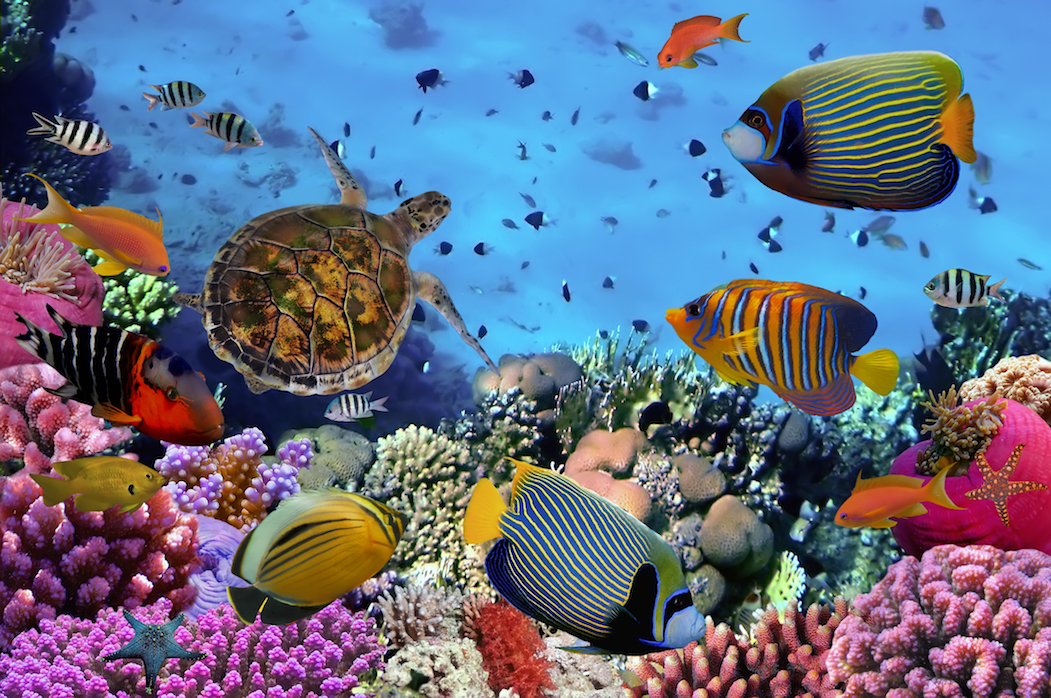
#> input picture images/underwater.jpg, 1051 x 698 px
$ jupyter execute 005_HSV_Color_Space.ipynb   (shell and % lines are left out)
#> lines starting #> are read from the running program, lines starting #| are printed output that depends on the picture; after the words box and inside, x2 and y2 are one past the last pixel; in counts of white or black regions, pixels touching at a corner belong together
# HSV Color Space, Balloons

### Import resources and display image

[cell 1]
import numpy as np
import matplotlib.pyplot as plt
import cv2

[cell 2]

# Read in the image
image = cv2.imread('images/underwater.jpg')
#> image is the input picture: shape (698, 1051, 3); mean B, G, R 133.8, 110.8, 100.1

# Change color to RGB (from BGR)
image = cv2.cvtColor(image, cv2.COLOR_BGR2RGB)

plt.imshow(image)

### Plot color channels

[cell 3]
# RGB channels
r = image[:,:,0]
g = image[:,:,1]
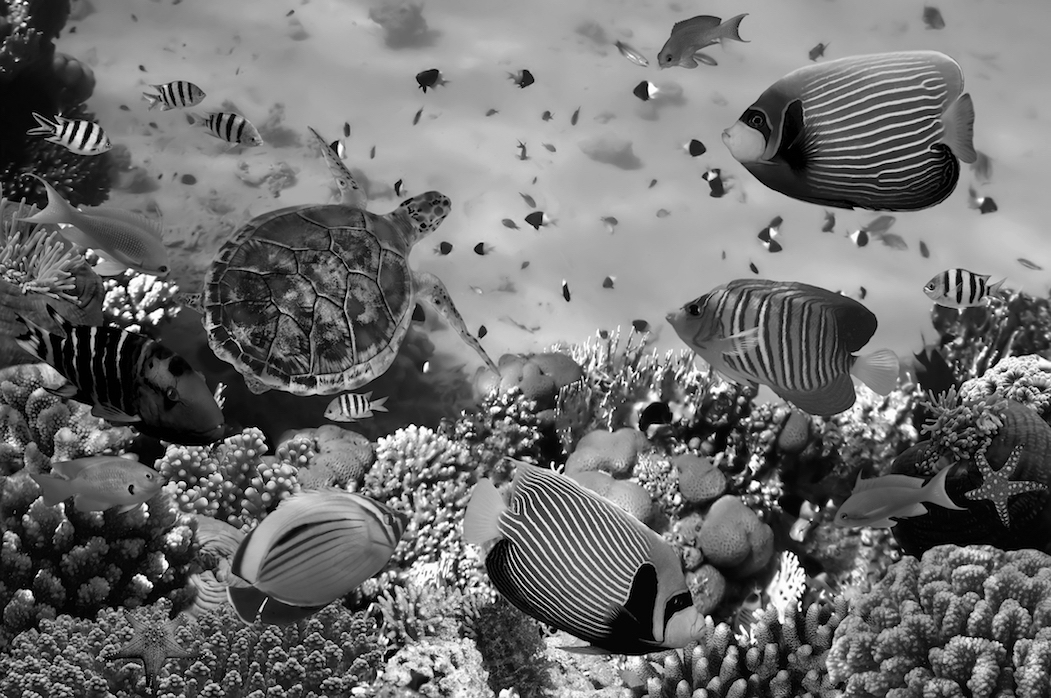
#> g: shape (698, 1051); min 0, max 255, mean 110.8
b = image[:,:,2]

f, (ax1, ax2, ax3) = plt.subplots(1, 3, figsize=(20,10))

ax1.set_title('Red')
ax1.imshow(r, cmap='gray')

ax2.set_title('Green')
ax2.imshow(g, cmap='gray')

ax3.set_title('Blue')
ax3.imshow(b, cmap='gray')

[cell 4]
# Convert from RGB to HSV
hsv = cv2.cvtColor(image, cv2.COLOR_RGB2HSV)
#> hsv: shape (698, 1051, 3); mean H, S, V 91.1, 142.6, 158.5

# HSV channels
h = hsv[:,:,0]
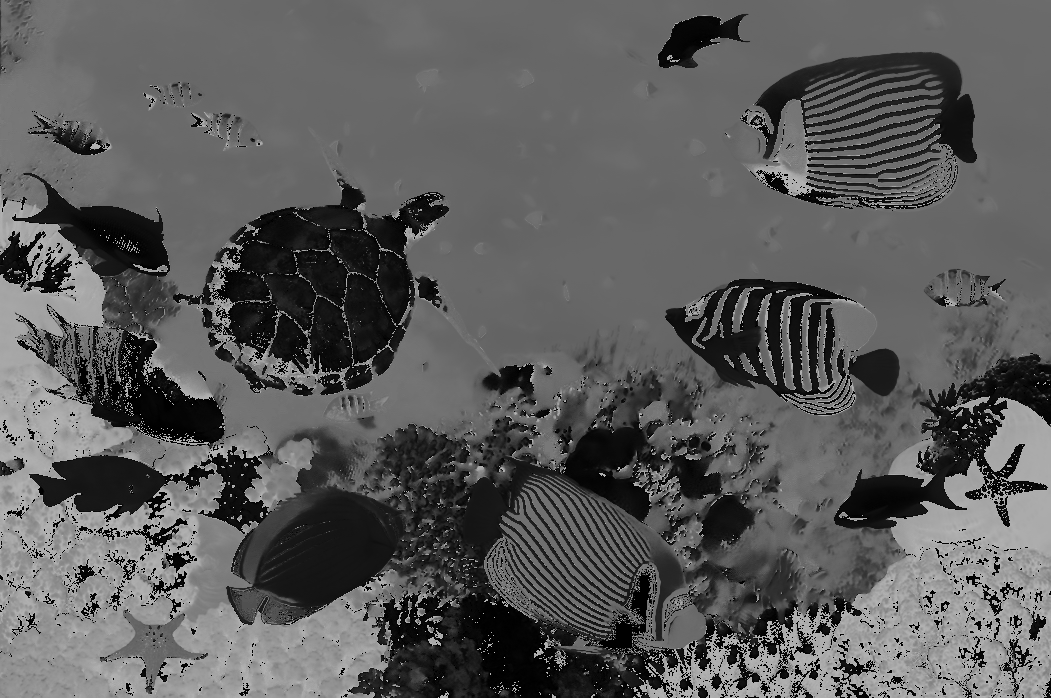
#> h: shape (698, 1051); min 0, max 179, mean 91.1
s = hsv[:,:,1]
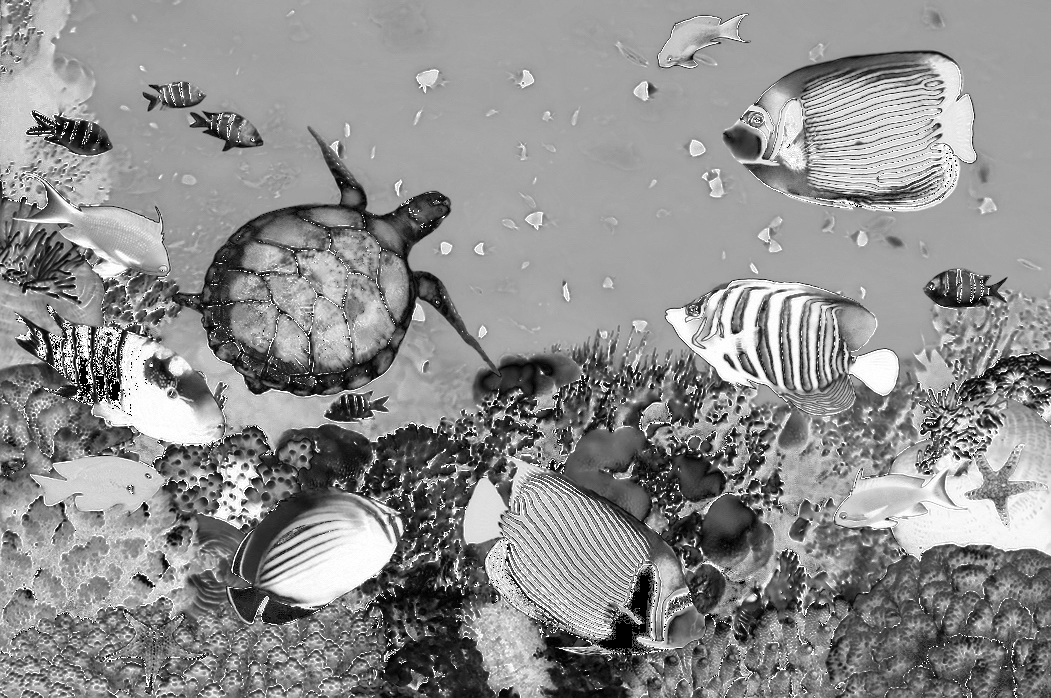
#> s: shape (698, 1051); min 0, max 255, mean 142.6
v = hsv[:,:,2]
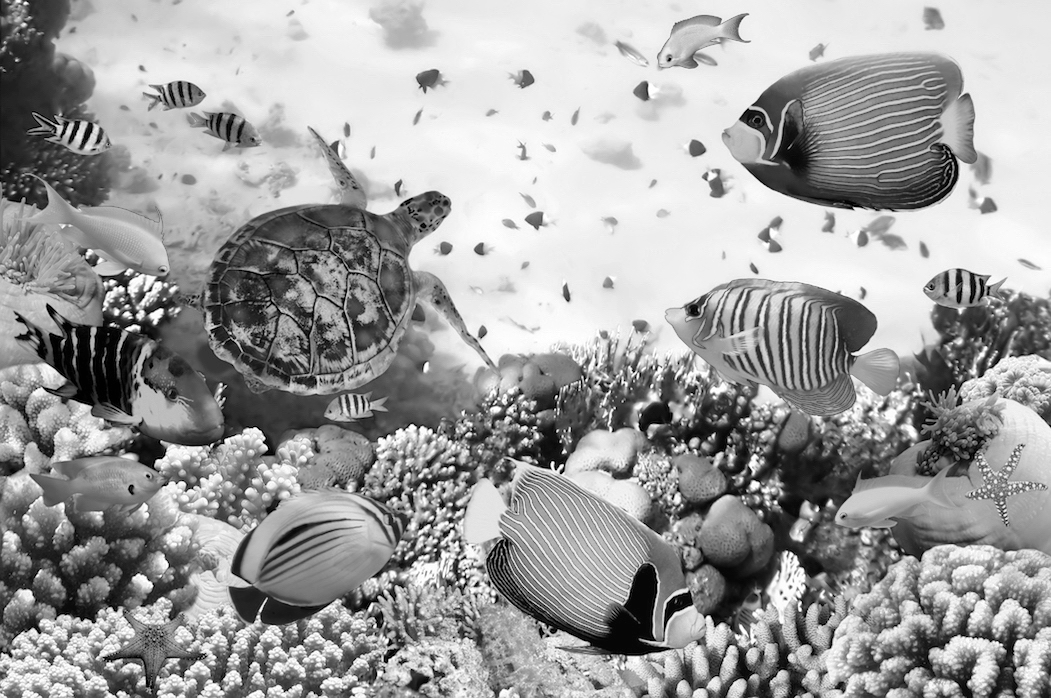
#> v: shape (698, 1051); min 0, max 255, mean 158.5

f, (ax1, ax2, ax3) = plt.subplots(1, 3, figsize=(20,10))

ax1.set_title('Hue')
ax1.imshow(h, cmap='gray')

ax2.set_title('Saturation')
ax2.imshow(s, cmap='gray')

ax3.set_title('Value')
ax3.imshow(v, cmap='gray')

### Define pink and hue selection thresholds

[cell 5]
# Define our color selection criteria in HSV values
lower_hue = np.array([160,0,0])
upper_hue = np.array([180,255,255])

[cell 6]
# Define our color selection criteria in RGB values
lower_pink = np.array([180,0,100])
upper_pink = np.array([255,255,230])

### Mask the image

[cell 7]
# Define the masked area in RGB space
mask_rgb = cv2.inRange(image, lower_pink, upper_pink)
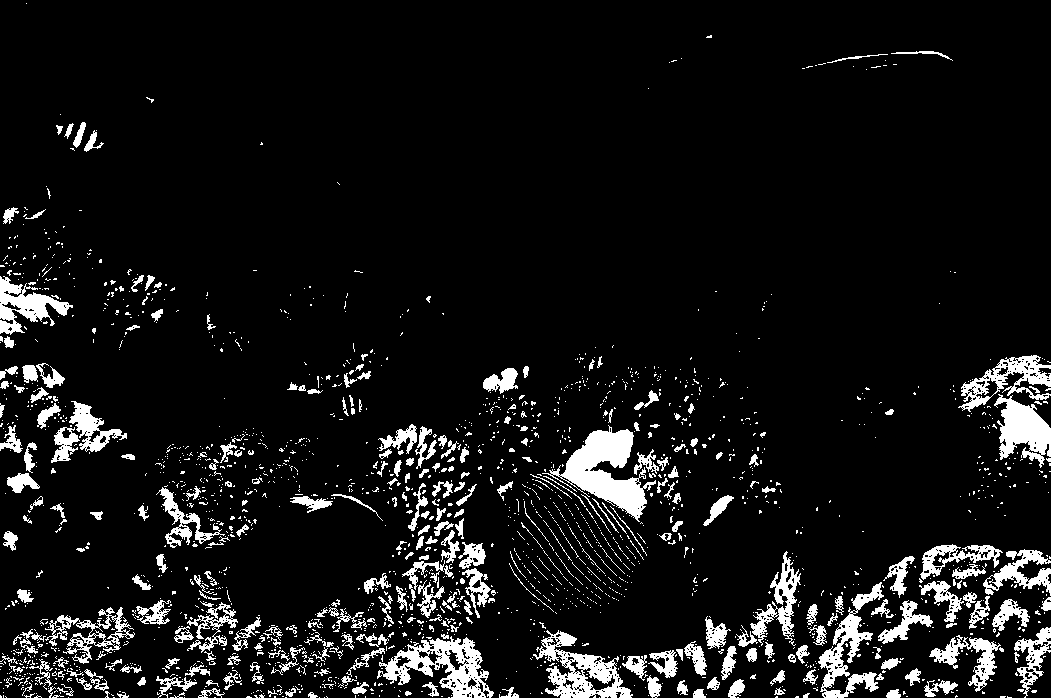
#> mask_rgb: shape (698, 1051); 8.5% white; 2068 white regions (1762 under 20 px), largest, box (x1, y1, x2, y2) and area: (542, 425, 656, 522) 4128, (377, 636, 494, 698) 3036, (533, 630, 633, 698) 2698

# mask the image
masked_image = np.copy(image)
masked_image[mask_rgb==0] = [0,0,0]

# Vizualize the mask
plt.imshow(masked_image)

[cell 8]
# Now try HSV!

# Define the masked area in HSV space
mask_hsv = cv2.inRange(hsv, lower_hue, upper_hue)
#> mask_hsv: shape (698, 1051); 10.5% white; 3560 white regions (3447 under 20 px), largest, box (x1, y1, x2, y2) and area: (890, 397, 1051, 698) 21550, (0, 246, 128, 631) 16445, (639, 571, 936, 698) 12465

# mask the image
masked_image = np.copy(image)
masked_image[mask_hsv==0] = [0,0,0]
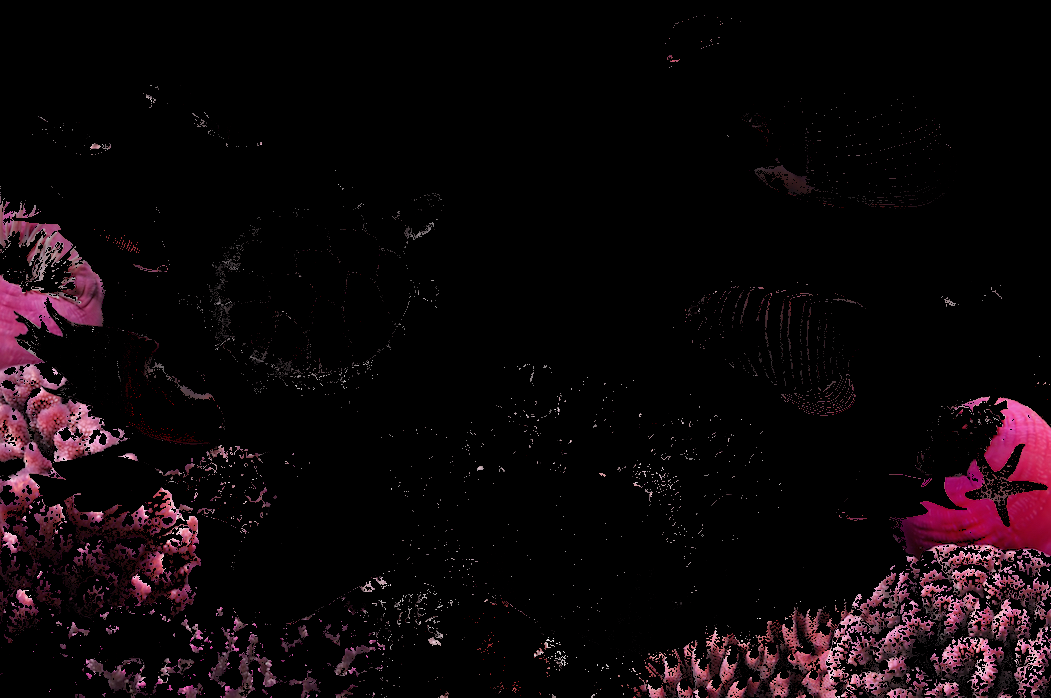
#> masked_image: shape (698, 1051, 3); mean R, G, B 14, 6.7, 9.4

# Vizualize the mask
plt.imshow(masked_image)

$ run again, with images/sky.jpg copied over images/underwater.jpg
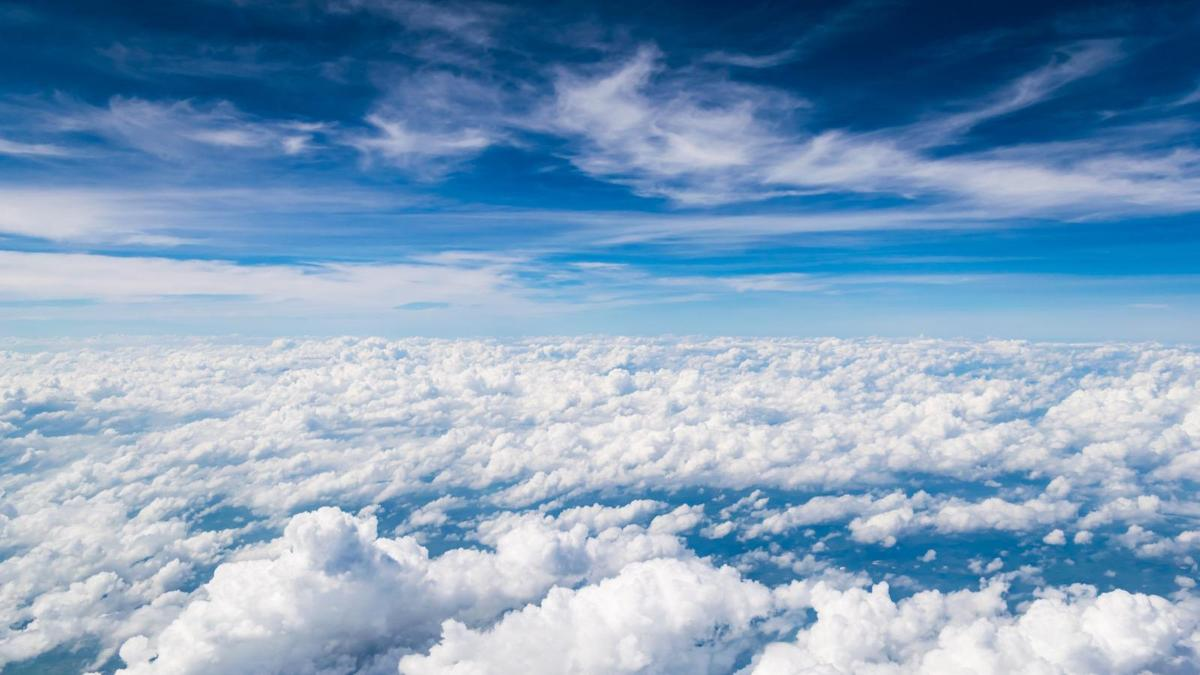
#> input picture images/sky.jpg, 1200 x 675 px
#> image is the input picture: shape (675, 1200, 3); mean B, G, R 189.5, 159.6, 128.4
#> hsv: shape (675, 1200, 3); mean H, S, V 105.7, 98.3, 189.6
#> `mask_rgb = cv2.inRange(image, lower_pink, upper_pink)`:
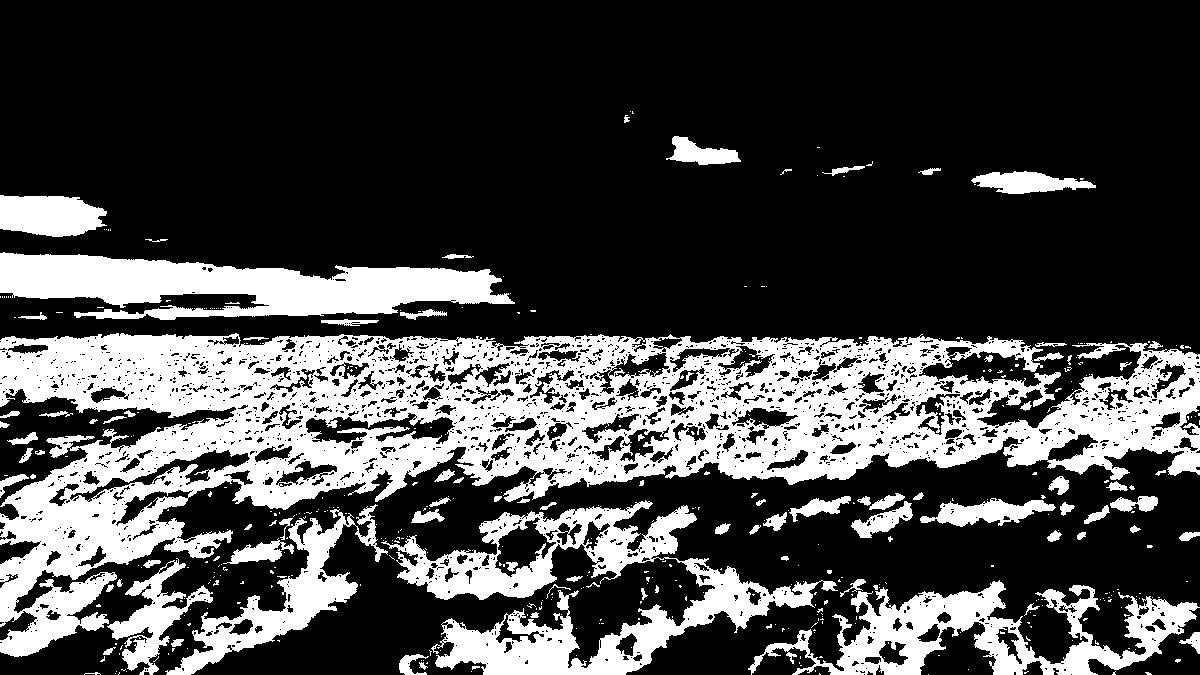
#> mask_rgb: shape (675, 1200); 27.8% white; 487 white regions (396 under 20 px), largest, box (x1, y1, x2, y2) and area: (0, 333, 1200, 657) 133374, (381, 500, 838, 675) 24391, (0, 252, 515, 320) 20635
#> `mask_hsv = cv2.inRange(hsv, lower_hue, upper_hue)`:
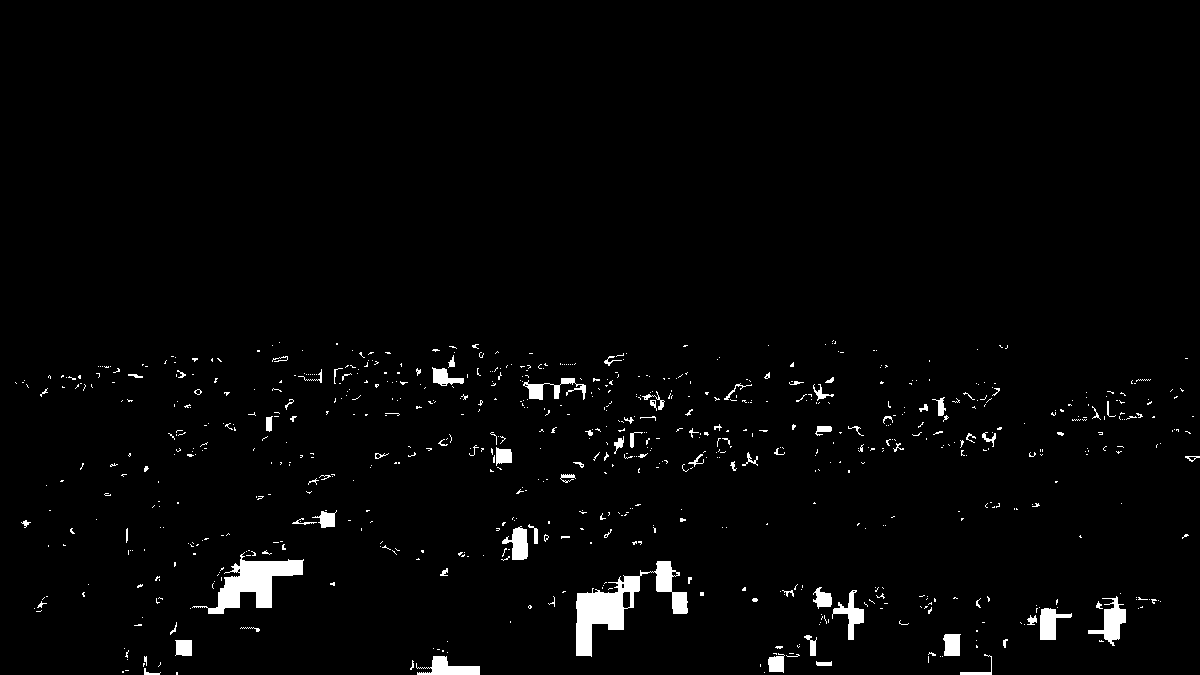
#> mask_hsv: shape (675, 1200); 2.2% white; 772 white regions (681 under 20 px), largest, box (x1, y1, x2, y2) and area: (576, 561, 688, 657) 3373, (192, 552, 304, 614) 2532, (1088, 596, 1126, 646) 751
